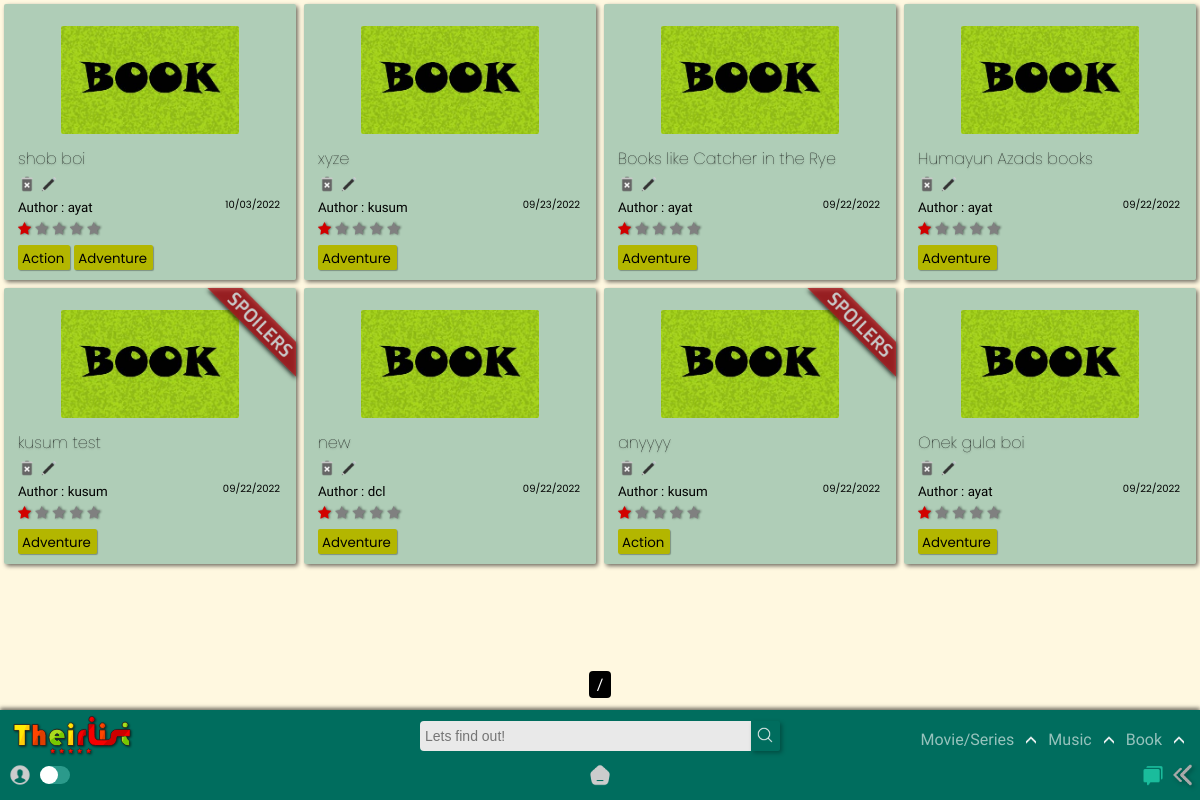
Screenshot of /home/booklist/ with the database file from the repository.
### app/models.py (models this page shows, shortened)
class BookList(models.Model):
    title = models.CharField(max_length=120)
    creator = models.ForeignKey(User,on_delete=models.SET_NULL,blank=True, null=True)
    genre = models.ManyToManyField('BookGenre')
    posted = models.DateTimeField(auto_now_add=True)
    content = RichTextField(null=True,default=' ')
    type = models.CharField(max_length=10,default="book")
    spoiler_choices = [(False, 'No'),(True, 'Yes')]
    spoiler = models.BooleanField(default=False,null=True, choices = spoiler_choices)
    slug = models.SlugField(max_length= 300,null=True, blank = True, unique=True)

class BookGenre(models.Model):
    name = models.CharField(max_length=150)
    def __str__(self):
        return self.name

### app/views.py (the view)
# urls.py: path('booklist/',TheirListBookView.as_view(),name = 'booklist'),
class TheirListBookView(ListView): #books
    model = BookList
    template_name ='app/Booklist_list.html'
    def get_queryset(self, *args, **kwargs):
        qs = super().get_queryset(*args, **kwargs)
        qs = qs.order_by("-id")
        return qs

### templates/app/booklist_list.html (shortened to what this page needs)
{% extends "index.html" %}
{% load static %}
{% block content %}
<section>
  <div class="contain-sec" id="contain-sec">
    {% for lola in object_list %}
    <div class="elements">
      <div class="thumb">
        <img src="{% static 'app/images/book-poster.jpg' %}" width="100px" />
      </div>
      {% if lola.spoiler == True %}
          <div class="spoiler"><img src="{% static 'app/images/spoilerr.png' %}" width="100px" /></div>
      {% endif %}
      <div class="Title">
        <a href="{{lola.slug}}/"><h4 class="tit" id="tit">{{lola.title}}</h4></a>
        {% if user.id == lola.creator.id %}
          <a href="{% url 'app:delete_book' lola.slug %}"><img src ="{% static 'app/images/delete.png' %}"></a>
          <a href="{% url 'app:update_booklist' lola.slug %}"><img src ="{% static 'app/images/edit.png' %}"></a>
        {% else %}
        <img src ="{% static 'app/images/delete-dis.png' %}">
        <img src ="{% static 'app/images/edit-dis.png' %}">
        {% endif %}
        </div>
      <div class="Author">
        <small>Author : {{lola.creator.username}}<span>{{lola.posted|date:"SHORT_DATE_FORMAT"}}</span></small>
      </div>
      <div class="rating">
        <span class="star-headline">
        <span class="fa fa-star checked"></span>
        <span class="fa fa-star"></span>
        <span class="fa fa-star"></span>
        <span class="fa fa-star"></span>
        <span class="fa fa-star"></span>
        </span>
      </div>
        {% for tag in lola.genre.all %}
        <div class="Genre">
          <a href="{% url 'app:book' query=tag %}">
            <small>{{ tag }}</small>
          </a>
        </div>
          {% empty %}
          No tags!
        {% endfor %}
    </div>
    {% endfor %}
  </div>
  <div class="pagination_pages">
    <span class="step-links">
        <span class="current">
        {{ page_obj.number }} / {{ page_obj.paginator.num_pages }}
        </span>
    </span>
  </div>
</section>
{% endblock content %}

### static/app/css/desk.css (style rules this page uses)
:root { --rd: #D10000; --white: rgb(233, 233, 233); --rd2: #9DAAF2; --dark: #1d1d1d; --teal: rgb(0, 109, 94); }
* { -webkit-tap-highlight-color: transparent; margin: 0; padding: 0; box-sizing: border-box; }
body { -webkit-tap-highlight-color: transparent; background-color: #fff5d1ab; text-decoration: none; height: 100vh; display: flex; flex-direction: column; font-family: 'Raleway', sans-serif; }
.Title img { height: 18px!important; }
.Genre small { padding: 0 0; margin-right: 2px; }
.fa { color: grey; filter: drop-shadow(1px 0px 1px rgba(0, 0, 0, 0.493)); }
.star-headline .checked { color: #D10000; }
.star-headline span { font-size: 14px; }

### static/app/css/content_css.css (style rules this page uses)
section { position: relative; z-index: 0; }
.contain-sec { padding-top: 0px; display: grid; width: 100%; color: black; grid-template-rows: repeat(auto-fit, minmax(100px, 1fr)); grid-template-columns: repeat(auto-fit, minmax(250px, 1fr)); position: relative; margin-bottom: 100px; }
.elements { padding: 10px 14px; width: auto; cursor: pointer; background-color: rgba(0, 109, 94, 0.315); margin: 4px; border-radius: 2px; position: relative; box-shadow: 2px 2px 4px #00000090; transition: all 250ms ease-in-out; }
.thumb { display: grid; justify-content: center; }
.thumb img { height: 108px; width: auto; border-radius: 2px; margin: 12px; }
.tit { font-family: Poppins; font-size: 1em; font-weight: lighter; transition: all 250ms ease-in-out; margin-bottom: 4px; text-shadow: 0px 1px 2px #0000005b; }
.Author span { position: absolute; margin-right: 16px; right: 0; cursor: pointer; font-size: 10px; font-family: 'Poppins', sans-serif; }
.rating { font-family: 'Poppins', sans-serif; }
.Genre { margin: 0px 0px; margin-top: 4px; padding: 0px 4px; border-radius: 2px; background-color: rgb(179, 182, 0); color: rgb(0, 0, 0); width: max-content; cursor: pointer; display: inline-block; box-shadow: 1px 1px 1px #0000004b; font-family: 'Poppins', sans-serif; transition: all 350ms ease-in-out; }
.pagination_pages { color: white; width: 100%; position: fixed; bottom: 106px; text-align: center; }
.step-links { width: max-content; border-radius: 4px; }
.pagination_pages a,.pagination_pages span { color: white; background-color: black; padding: 4px 4px; cursor: pointer!important; }
.spoiler { position: absolute; height: 0; top: 0px; right: 0; filter: drop-shadow(0px 2px 2px black); text-align: center; }
.spoiler img { filter: opacity(0.8); width: 90px; }

### templates/app/booklist_list.html (style rules this page uses)
.Title img { height: 14px; }

### rows the page displays
BookList: title "shob boi", creator.username "ayat", posted "10/03/2022"
BookGenre: name "Action"
BookGenre: name "Adventure"
BookList: title "xyze", creator.username "kusum", posted "09/23/2022"
BookList: title "Books like Catcher in the Rye", creator.username "ayat", posted "09/22/2022"
BookList: title "Humayun Azads books", creator.username "ayat", posted "09/22/2022"
BookList: spoiler True (drawn), title "kusum test", creator.username "kusum", posted "09/22/2022"
BookList: title "new", creator.username "dcl", posted "09/22/2022"
BookList: spoiler True (drawn), title "anyyyy", creator.username "kusum", posted "09/22/2022"
BookList: title "Onek gula boi", creator.username "ayat", posted "09/22/2022"
